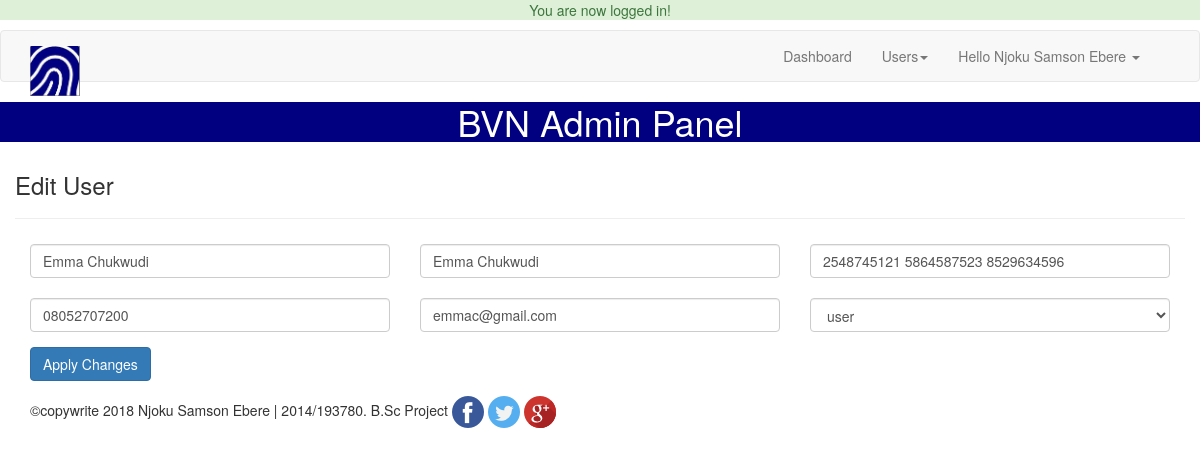
Screenshot of /admin/users_admin.php?edit=52 (signed in) with the database file from the repository.
### tables this page shows
CREATE TABLE `user` (
  `user_id` int(11) NOT NULL,
  `full_name` varchar(50) NOT NULL,
  `phone_number` varchar(15) NOT NULL,
  `bvn` varchar(15) NOT NULL,
  `email` varchar(50) NOT NULL,
  `password` text NOT NULL,
  `date_joined` datetime NOT NULL DEFAULT CURRENT_TIMESTAMP,
  `last_login` datetime NOT NULL,
  `last_modified` datetime NOT NULL,
  `user_role` varchar(15) NOT NULL,
  `account_number` text NOT NULL,
  `account_name` varchar(50) NOT NULL,
  `passport` text NOT NULL
);

### core/helpers.php (called while the page is built, shortened)
<?php
	include_once 'init.php';
	function sanitize($dirty)
	{
		return htmlentities($dirty, ENT_QUOTES, "UTF-8");
	}
	function user_name()
	{
		global $db, $user_id;
		$user = $db->query("SELECT * FROM user WHERE user_id = '$user_id'");
		$logged_in_user = mysqli_fetch_assoc($user);
		return $logged_in_user['full_name'];
	}
?>

### admin/edit_admin.php (the view, shortened to what this page needs)
<?php
	include_once 'includes_admin/header_admin.php';
	if (isset($_GET['edit'])) {
			$edit_id = (int)$_GET['edit'];
			$edit_id = sanitize($edit_id);
			$edit_query = $db->query("SELECT * FROM user WHERE user_id = '$edit_id'");
			$edit = mysqli_fetch_assoc($edit_query);
			$name = ((isset($_POST['name']))?sanitize($_POST['name']):sanitize($edit['full_name']));
			$email = ((isset($_POST['email']))?sanitize($_POST['email']):sanitize($edit['email']));
			$account_name = ((isset($_POST['account_name']))?sanitize($_POST['account_name']):sanitize($edit['account_name']));
			$account_number = ((isset($_POST['account_number']))?sanitize($_POST['account_number']):sanitize($edit['account_number']));
			$phone_number = ((isset($_POST['phone_number']))?sanitize($_POST['phone_number']):sanitize($edit['phone_number']));
			$user_role = ((isset($_POST['user_role']))?sanitize($_POST['user_role']):sanitize($edit['user_role']));
		}
?>
<div class="col-xs-12 col-sm-12 col-md-12 col-lg-12 container-fluid" id="faq">
	<form action="users_admin.php?edit=<?php echo $edit_id; ?>" method="post" enctype="multipart/form-data">
		<h3>Edit User</h3><hr>
		<div class="form-group col-xs-12 col-sm-6 col-md-4 col-lg-4">
			<input type="name" class="form-control" name="name" id="name" class="" value="<?php echo $name; ?>" placeholder="Full Name (surname first)">
		</div>
		<div class="form-group col-xs-12 col-sm-6 col-md-4 col-lg-4">
			<input type="name" class="form-control" name="account_name" id="name" class="" value="<?php echo $account_name; ?>" placeholder="Account Name">
		</div>
		<div class="form-group col-xs-12 col-sm-6 col-md-4 col-lg-4">
			<input type="text" class="form-control" name="account_number" id="number" class="" value="<?php echo $account_number; ?>" placeholder="Account Number" max-lenght="11" min="0">
		</div>
		<div class="form-group col-xs-12 col-sm-6 col-md-4 col-lg-4">
			<input type="text" class="form-control" name="phone_number" id="number" class="" value="<?php echo $phone_number; ?>" placeholder="Phone Number" max-lenght="11" min="0">
		</div>
		<div class="form-group col-xs-12 col-sm-6 col-md-4 col-lg-4">
			<input type="email" class="form-control" name="email" id="email" class="" value="<?php echo $email; ?>" placeholder="Email">
		</div>
		<div class="form-group col-xs-12 col-sm-6 col-md-4 col-lg-4">
			<select class="form-control" name="user_role" >
				<option value="user" <?php echo (($user_role == 'user')?' selected':''); ?>>user</option>
			</select>
		</div>
		<div class="form-group form-group col-xs-1 col-sm-1 col-md-1 col-lg-1" id="buttons">
			<input type="submit" name="submit" value="Apply Changes" class="btn btn-primary">
		</div>
	</form>
</div>
<?php
	include_once 'includes_admin/footer_admin.php';
?>

### admin/includes_admin/header_admin.php (shortened to what this page needs)
<?php
	include_once '../core/init.php';
?>
<!DOCTYPE html>
<html>
	<?php
		include_once '../admin/includes_admin/head_admin.php';
	?>
	<body>
		<header>
			<nav class="nav navbar navbar-default navbar-top">
				<div class="container">
					<a href="../admin/index.php" class="navbar-brand"><img src="../images/site_logo.jpg" alt="BVN LOGO" width="50px" height="50px"></a>
					<div class="collapse navbar-collapse pull-right" id="collapse">
						<ul class="nav navbar-nav">
							<li><a href="../admin/index.php">Dashboard</a></li>
							<li class="dropdown">
								<a href="#" class="dropdown-toggle" data-toggle="dropdown">Users<span class="caret"></span></a>
							</li>
							<li class="dropdown">
								<a href="#" class="dropdown-toggle" data-toggle="dropdown">Hello <?php echo user_name(); ?> <span class="caret"></span></a>
							</li>
						</ul>
					</div>
				</div>
			</nav>
			<h1 class="text-center">BVN Admin Panel</h1>
</header>

### css/admin_bvn.css (style rules this page uses)
header h1 { padding-top: 0px; margin-top: 0px; background-color: #000080; color: #fff; }

### rows the page displays
user: full_name "Njoku Samson Ebere"
user: name "Emma Chukwudi", account_name "Emma Chukwudi", account_number "2548745121 5864587523 8529634596", phone_number "08052707200", email "emmac@gmail.com", user_role "user"

### other values shown
$_SESSION['success_flash'] "You are now logged in!"
